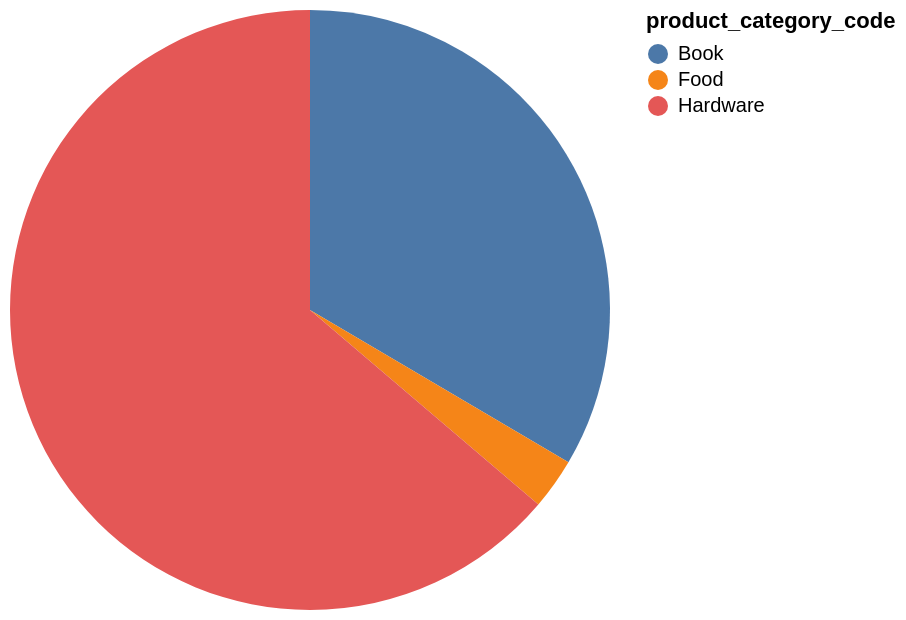

This figure's Vega-Lite source:
### Vega-Lite specification from a JSON file in a GitHub repository (floating-point values rounded to 4 significant figures)
{"data": {"values": [{"x_data": "Book", "y_data": 35}, {"x_data": "Food", "y_data": 2.88}, {"x_data": "Hardware", "y_data": 66.67}]}, "mark": "arc", "encoding": {"theta": {"field": "y_data", "type": "quantitative", "title": "avg(product_price)"}, "color": {"field": "x_data", "type": "nominal", "title": "product_category_code"}}}
